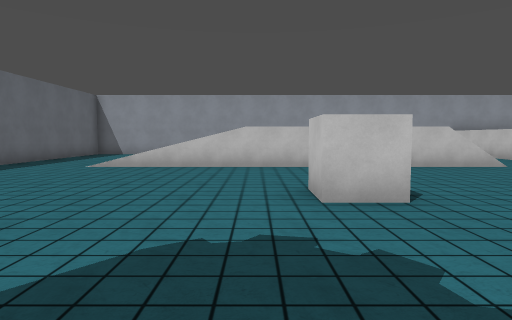
view 1 (above)

16 first-person views from a walk through a Godot game level. The camera is 1.5 m above the floor, tilts 4° down and sees 75° across. The floor is counted in squares, 2 m on a side. Each view is taken from the middle of a square. On the plan, view 1 faces up. The plan holds only what a view shows up to about 11 squares ahead; the rest is blank. Some surface patterns are stand-ins.

view 2
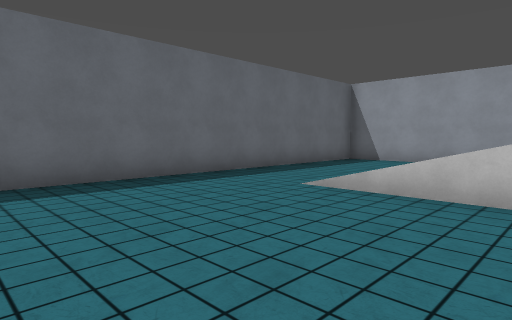

view 3
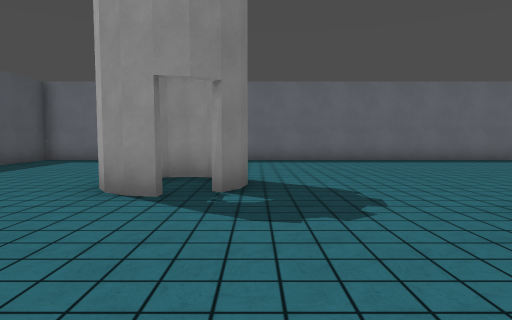

view 4
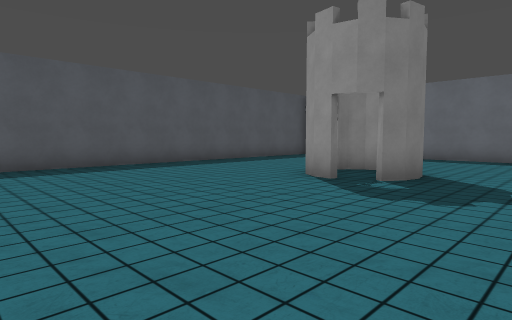

view 5
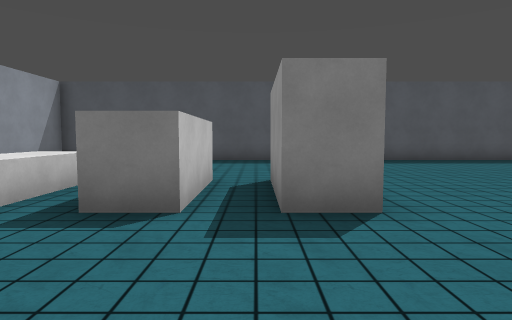

view 6
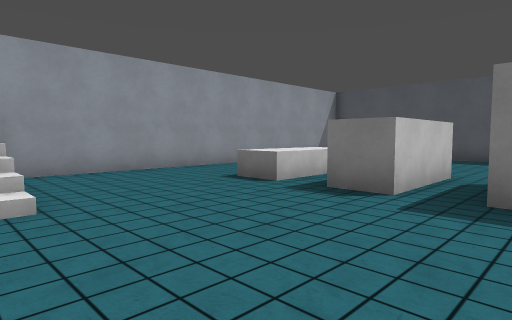

view 7
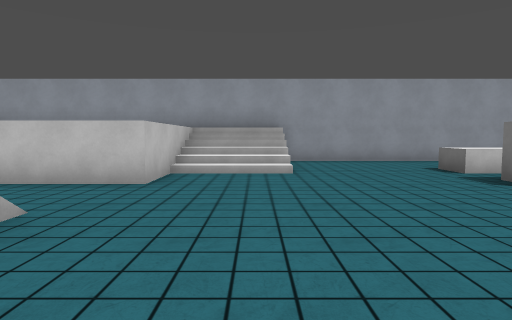

view 8
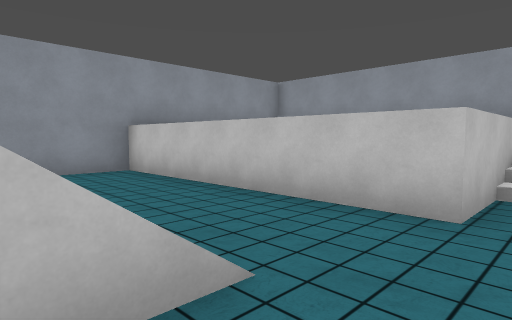

view 9
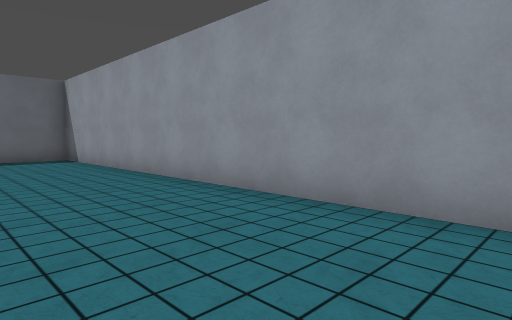

view 10
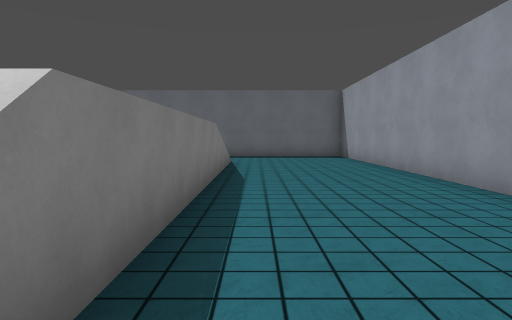

view 11
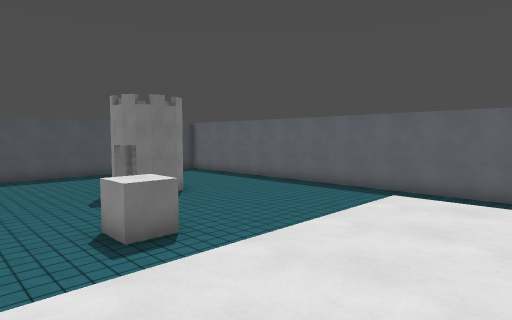

view 12
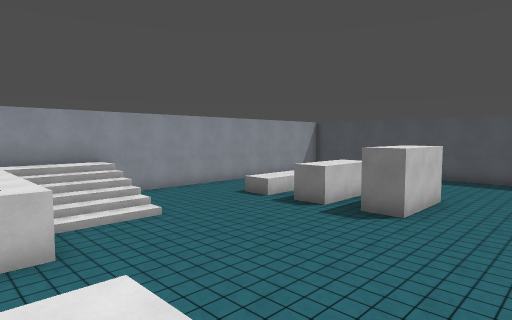

view 13
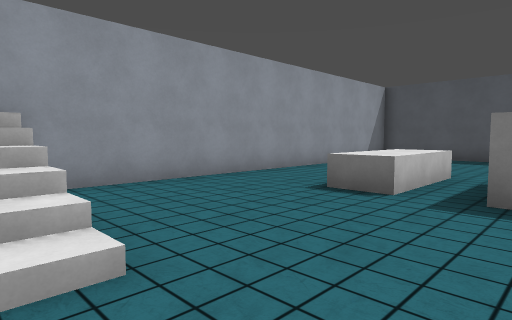

view 14
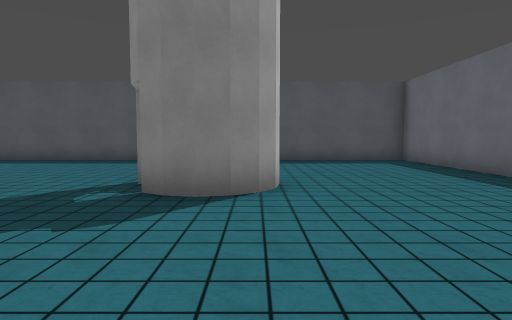

view 15
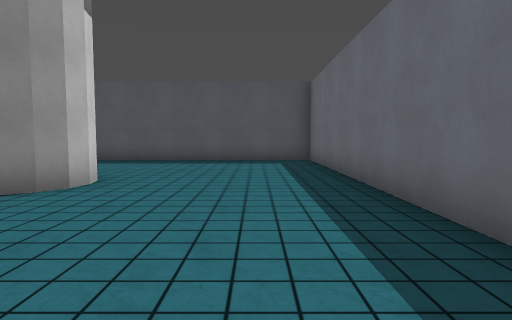

view 16
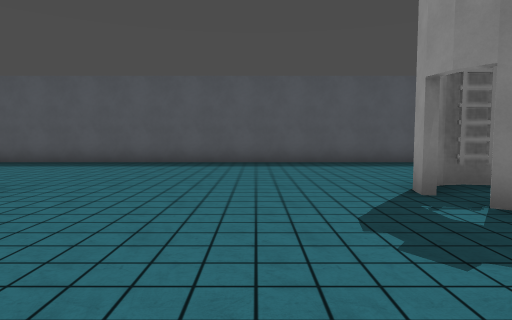

### Floor plan
Key: @ floor where view 1 was taken; # wall or solid block; . main floor; : floor 2 m higher than the main floor; / step, stairs or slope; ^ raised ledge; L ladder.
Columns run from 7 left of view 1 to 14 right of it. Each row starts with its distance up from view 1.
 15 #####################
 14 #............ ./     #
 13 #............ ./     #
 12 #............ ./     #
 11 #............../     #
 10 #..////::::://./     #
  9 #../   ::::://./     #
  8 #..///////////./:::/:#
  7 #................///:#
  6 #................///:#
  5 #................////#
  4 #.......#............#
  3 #....................#
  2 #....................#
  1 #....##......#.#.^...#
  0 #....#.@.....#.#.^...#
 -1 #....#L..............#
 -2 #.................  .#
 -3 #............... .   #
 -4 #............... .   #
 -5 #..................  #
 -6 #####################

Where each view was taken, in squares from view 1:
view 1: 0 up, 0 right, facing up
view 2: 4 up, 1 left, facing up-left
view 3: 1 up, 4 right, facing left
view 4: 3 up, 5 right, facing down-left
view 5: 5 up, 7 right, facing down
view 6: 6 up, 6 right, facing down-right
view 7: 6 up, 3 right, facing right
view 8: 7 up, 5 right, facing up-right
view 9: 11 up, 5 right, facing up-left
view 10: 11 up, 6 right, facing left
view 11: 10 up, 4 right, facing down-left
view 12: 9 up, 3 right, facing down-right
view 13: 6 up, 8 right, facing down-right
view 14: 5 up, 2 left, facing down
view 15: 5 up, 5 left, facing down
view 16: 4 up, 2 right, facing down
